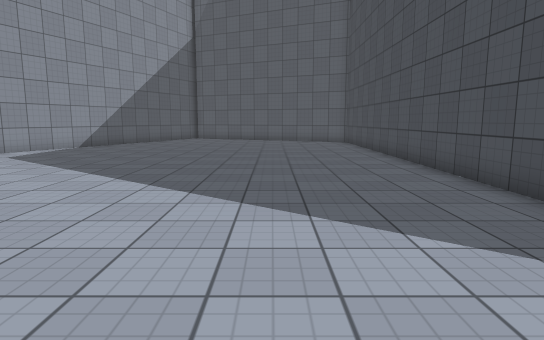
view 1 (above)

24 first-person views from a walk through a scene from a Unity 3-D project. The camera is 1.3 m above the floor, tilts 8° down and sees 75° across. The floor is counted in squares, 1 m on a side. Each view is taken from the middle of a square. On the plan, view 1 faces up. The plan holds only what a view shows up to about 15 squares ahead; the rest is blank. The place goes on beyond the plan. The player is left out. Surface patterns are stand-ins for the level's own textures.

view 2
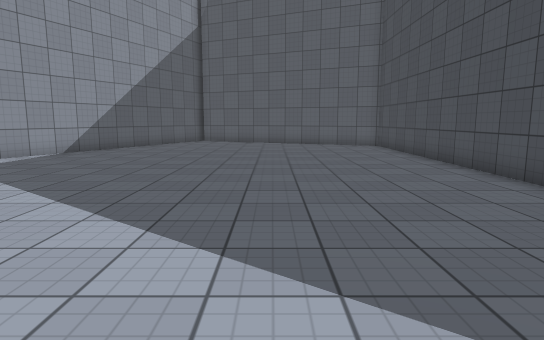

view 3
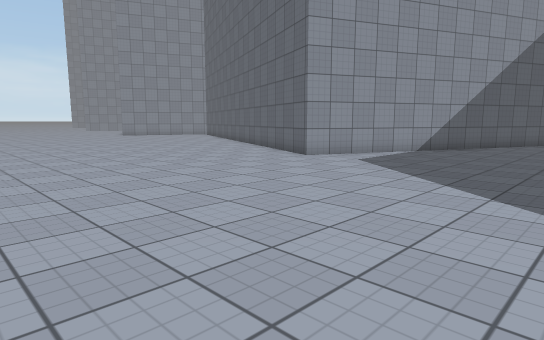

view 4
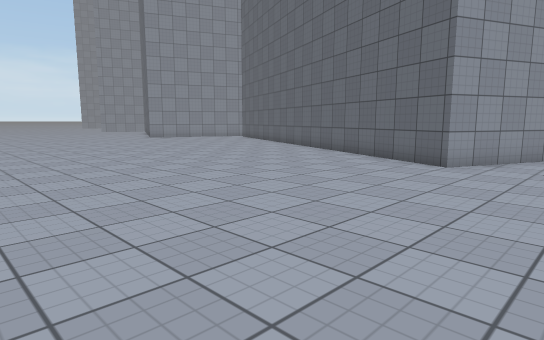

view 5
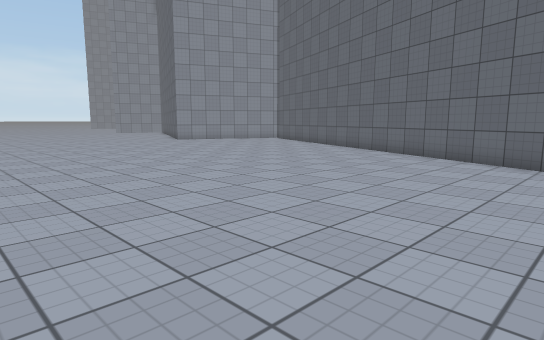

view 6
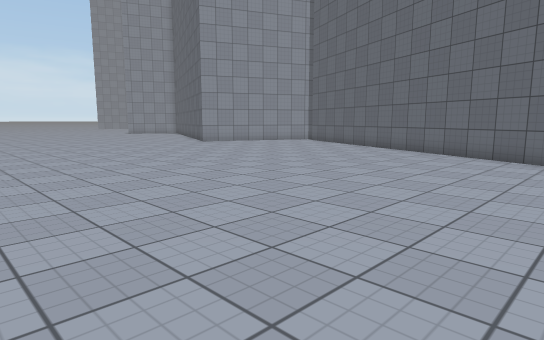

view 7
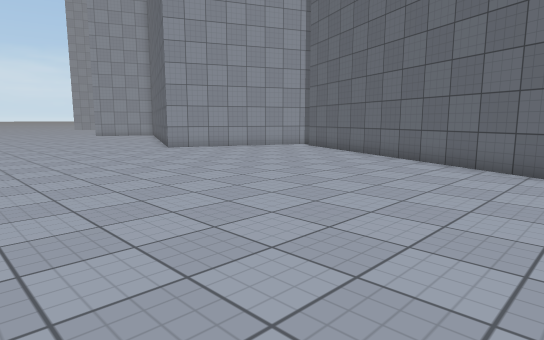

view 8
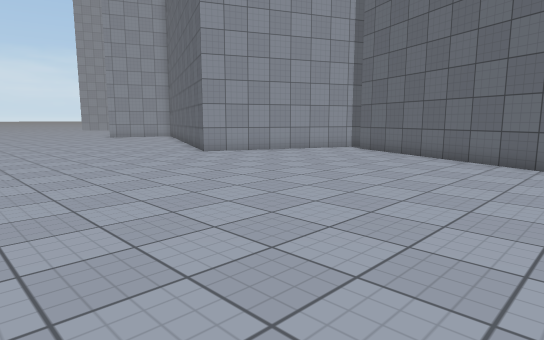

view 9
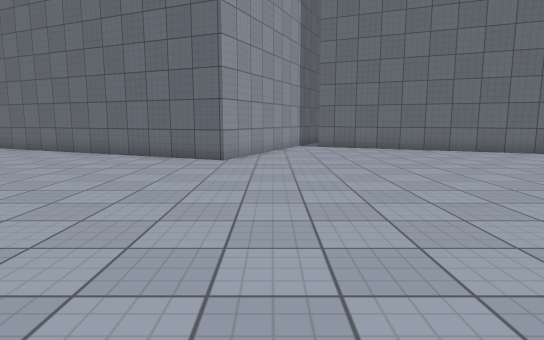

view 10
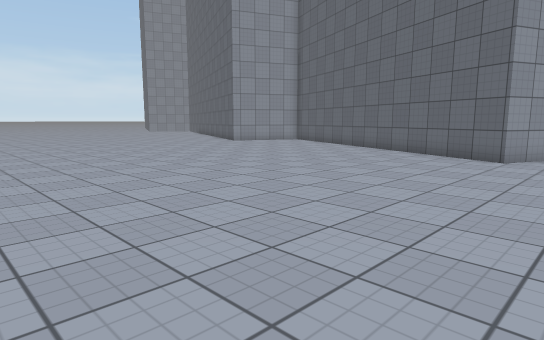

view 11
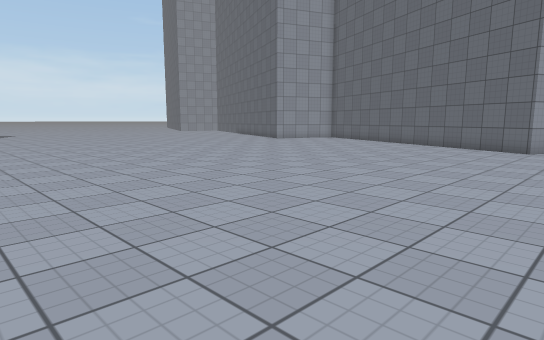

view 12
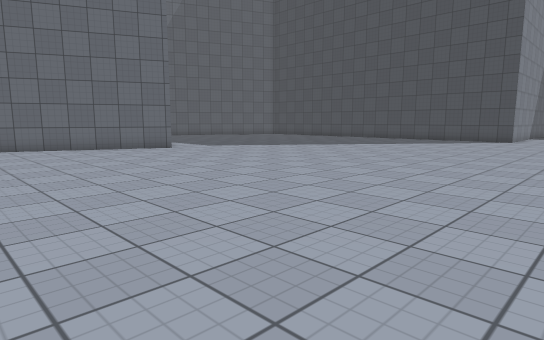

view 13
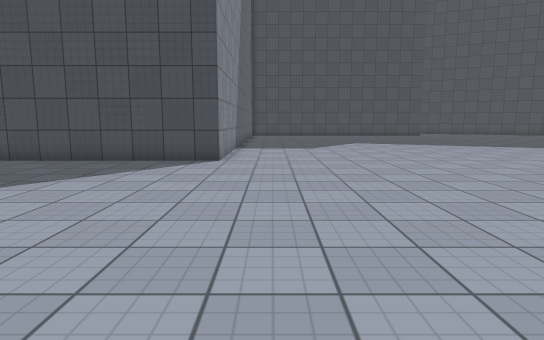

view 14
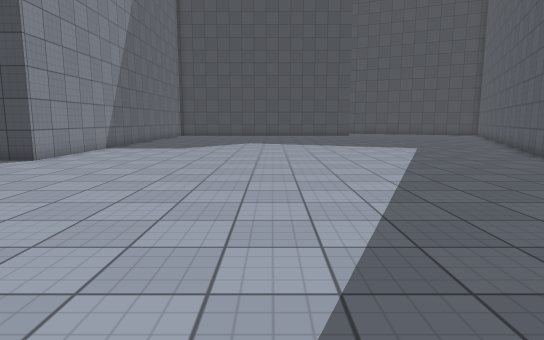

view 15
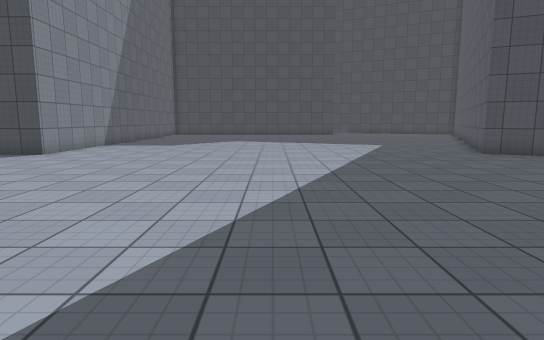

view 16
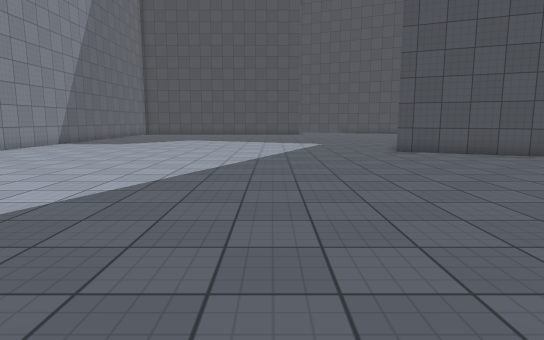

view 17
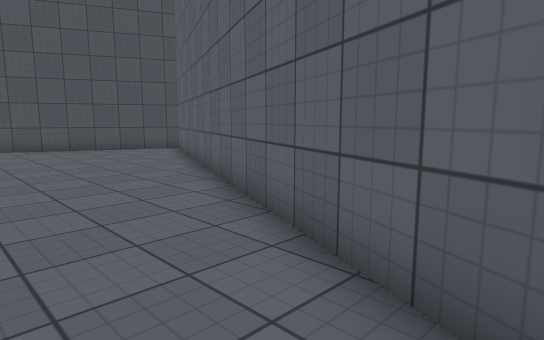

view 18
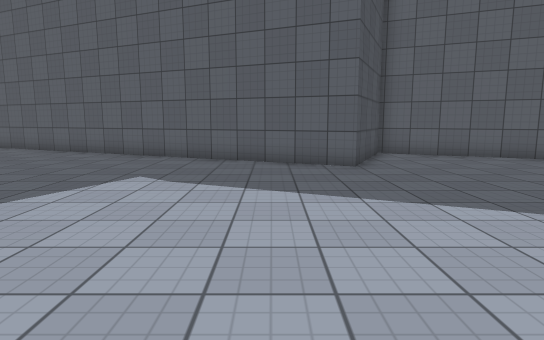

view 19
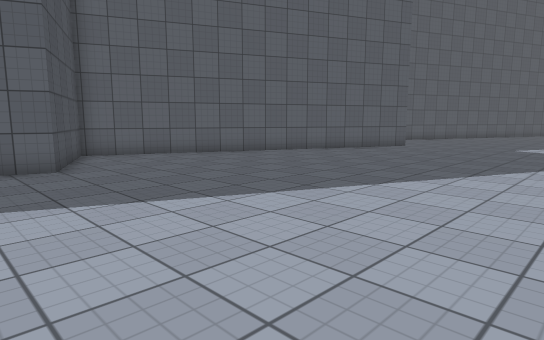

view 20
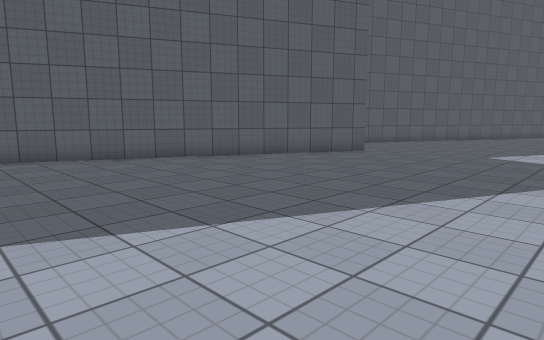

view 21
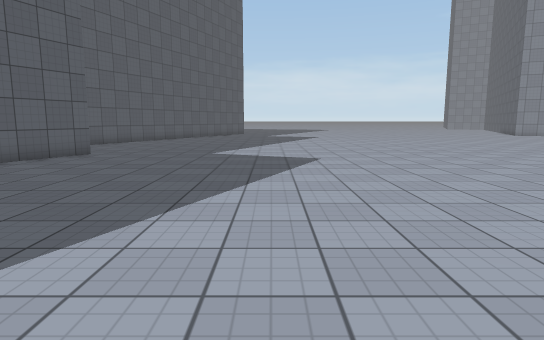

view 22
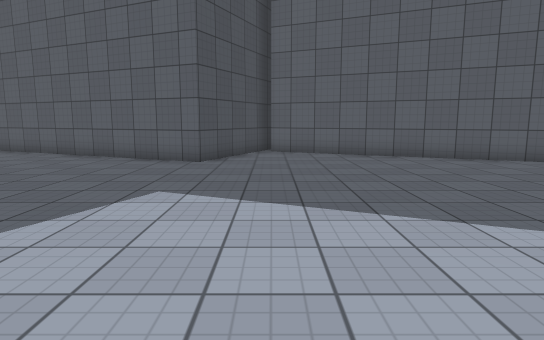

view 23
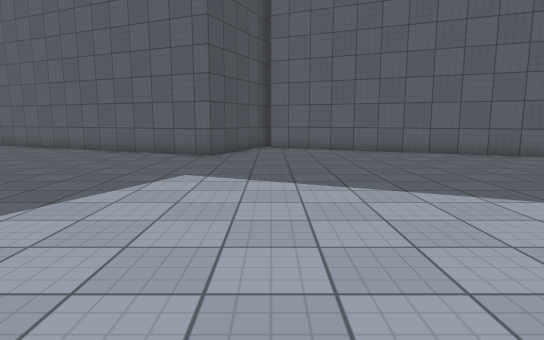

view 24
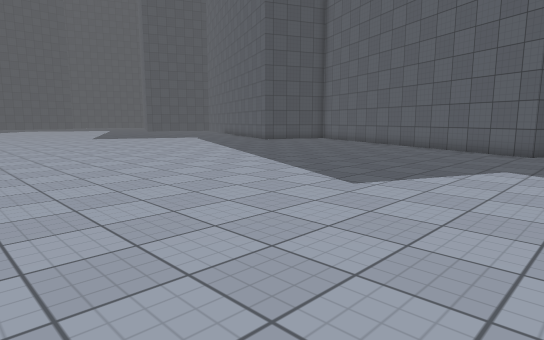

### Floor plan
Points are (right, up) in squares from view 1. A wall is a line through its corners. A room is listed if a view was taken in it or the views show most of it. See-through windows are left out.
Room 1 (views 1, 2, 3, 4, 5, 6, 7, 8, 9, 10, 11, 12, 13, 14, 15, 16, 17, 18, 19, 20, 21, 22, 23, 24)
walls: (-8.8, 18.2) (-11.4, 12.3) (-25.4, 18.5); (-31.9, 18.2) (-33.6, 14.5) (-41.8, 18.2); (-34.6, -15.2) (-32.7, -11) (-19.2, -17.1) (-17.4, -13) (-5, -18.5); (8.1, 1.7) (4.4, 1.7) (4.4, 18.1); (3.3, -18.6) (4.8, -15.2) (8.1, -16.7); (-43.6, -11) (-35, -14.8)

Positions as (right, up) in squares from view 1, and headings:
1: (0, 0), facing up
2: (-1, 3), facing up
3: (-3, 2), facing up-left
4: (-8, 2), facing up-left
5: (-12, 2), facing up-left
6: (-15, 2), facing up-left
7: (-18, 6), facing up-left
8: (-21, 6), facing up-left
9: (-32, 3), facing up
10: (-31, 2), facing up-left
11: (-31, -2), facing up-left
12: (-20, -3), facing up-right
13: (-7, 0), facing right
14: (-7, -6), facing right
15: (-9, -7), facing right
16: (-10, -10), facing right
17: (-13, -13), facing down-right
18: (-15, -3), facing down
19: (-15, -3), facing down-left
20: (-19, -3), facing down-left
21: (-19, -4), facing left
22: (-35, 0), facing down
23: (-35, 2), facing down
24: (-35, 4), facing down-right
